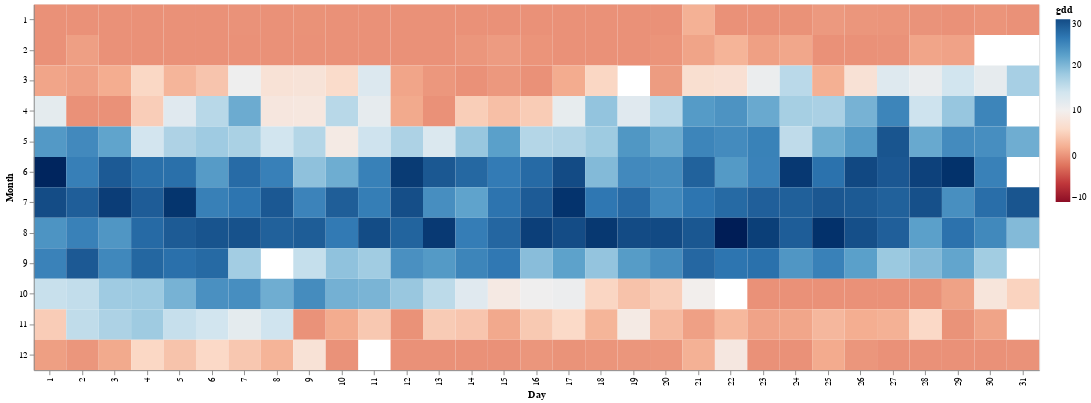

Notebook cell for this chart:
### Markdown cell above
# Visualization with Altair

### Code cell
alt.Chart(df).mark_rect().encode(
    x='Day:O',
    y='Month:O',
    color=alt.Color(
        'gdd:Q', scale=alt.Scale(scheme='redblue', domain=(-10,30))),
    tooltip=[
        alt.Tooltip('Day:O', title='Day'),
        alt.Tooltip('Month:O', title='Month'),
        alt.Tooltip('gdd:Q', title='gdd')
    ]).properties(width=1100, height=400)

### Figure 1 — Vega-Lite specification as saved in the notebook (floating-point values rounded to 4 significant figures; data arrays with more than 128 entries replaced by an {"elided": "..."} marker saying what was removed)
{"config": {"view": {"continuousWidth": 400, "continuousHeight": 300}}, "data": {"name": "data-fde7e6d5fdc16f448f8f28a6dfdc7b61"}, "mark": "rect", "encoding": {"color": {"field": "gdd", "scale": {"domain": [-10, 30], "scheme": "redblue"}, "type": "quantitative"}, "tooltip": [{"field": "Day", "title": "Day", "type": "ordinal"}, {"field": "Month", "title": "Month", "type": "ordinal"}, {"field": "gdd", "title": "gdd", "type": "quantitative"}], "x": {"field": "Day", "type": "ordinal"}, "y": {"field": "Month", "type": "ordinal"}}, "height": 400, "width": 1100, "$schema": "https://vega.github.io/schema/vega-lite/v4.17.0.json", "datasets": {"data-fde7e6d5fdc16f448f8f28a6dfdc7b61": {"elided": "362 records"}}}
